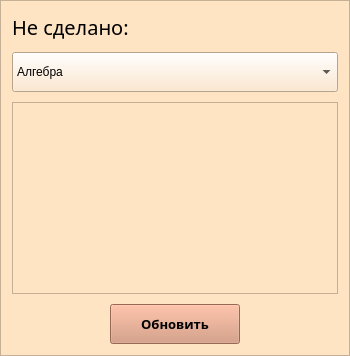
             <widget class="QFrame" name="frame_3">
              <property name="minimumSize">
               <size>
                <width>350</width>
                <height>350</height>
               </size>
              </property>
              <property name="styleSheet">
               <string notr="true">background-color: rgb(255, 228, 196);</string>
              </property>
              <property name="frameShape">
               <enum>QFrame::StyledPanel</enum>
              </property>
              <property name="frameShadow">
               <enum>QFrame::Raised</enum>
              </property>
              <layout class="QGridLayout" name="gridLayout_5">
               <item row="0" column="0">
                <layout class="QVBoxLayout" name="verticalLayout_5">
                 <property name="spacing">
                  <number>10</number>
                 </property>
                 <item>
                  <widget class="QLabel" name="label_3">
                   <property name="minimumSize">
                    <size>
                     <width>280</width>
                     <height>30</height>
                    </size>
                   </property>
                   <property name="font">
                    <font>
                     <family>Ink Free</family>
                     <pointsize>15</pointsize>
                    </font>
                   </property>
                   <property name="text">
                    <string>Не сделано:</string>
                   </property>
                  </widget>
                 </item>
                 <item>
                  <widget class="QComboBox" name="comboBox_subject">
                   <property name="minimumSize">
                    <size>
                     <width>280</width>
                     <height>40</height>
                    </size>
                   </property>
                   <item>
                    <property name="text">
                     <string>Алгебра</string>
                    </property>
                   </item>
                   <item>
                    <property name="text">
                     <string>Английский</string>
                    </property>
                   </item>
                   <item>
                    <property name="text">
                     <string>Биология</string>
                    </property>
                   </item>
                   <item>
                    <property name="text">
                     <string>География</string>
                    </property>
                   </item>
                   <item>
                    <property name="text">
                     <string>Геометрия</string>
                    </property>
                   </item>
                   <item>
                    <property name="text">
                     <string>Информатика</string>
                    </property>
                   </item>
                   <item>
                    <property name="text">
                     <string>История</string>
                    </property>
                   </item>
                   <item>
                    <property name="text">
                     <string>Общество</string>
                    </property>
                   </item>
                   <item>
                    <property name="text">
                     <string>Русский</string>
                    </property>
                   </item>
                   <item>
                    <property name="text">
                     <string>Физика</string>
                    </property>
                   </item>
                  </widget>
                 </item>
                 <item>
                  <widget class="QListWidget" name="listWidget_undo">
                   <property name="minimumSize">
                    <size>
                     <width>310</width>
                     <height>160</height>
                    </size>
                   </property>
                  </widget>
                 </item>
                 <item>
                  <layout class="QHBoxLayout" name="horizontalLayout_4">
                   <property name="spacing">
                    <number>20</number>
                   </property>
                   <item>
                    <spacer name="horizontalSpacer_3">
                     <property name="orientation">
                      <enum>Qt::Horizontal</enum>
                     </property>
                     <property name="sizeHint" stdset="0">
                      <size>
                       <width>40</width>
                       <height>20</height>
                      </size>
                     </property>
                    </spacer>
                   </item>
                   <item>
                    <widget class="QPushButton" name="refresh_undo_dz_btn">
                     <property name="minimumSize">
                      <size>
                       <width>130</width>
                       <height>40</height>
                      </size>
                     </property>
                     <property name="maximumSize">
                      <size>
                       <width>3842343</width>
                       <height>16777215</height>
                      </size>
                     </property>
                     <property name="font">
                      <font>
                       <family>Ink Free</family>
                       <pointsize>10</pointsize>
                       <weight>75</weight>
                       <bold>true</bold>
                      </font>
                     </property>
                     <property name="styleSheet">
                      <string notr="true">background-color: rgb(212, 147, 117);</string>
                     </property>
                     <property name="text">
                      <string>Обновить</string>
                     </property>
                    </widget>
                   </item>
                   <item>
                    <spacer name="horizontalSpacer_4">
                     <property name="orientation">
                      <enum>Qt::Horizontal</enum>
                     </property>
                     <property name="sizeHint" stdset="0">
                      <size>
                       <width>40</width>
                       <height>20</height>
                      </size>
                     </property>
                    </spacer>
                   </item>
                  </layout>
                 </item>
                </layout>
               </item>
              </layout>
             </widget>
